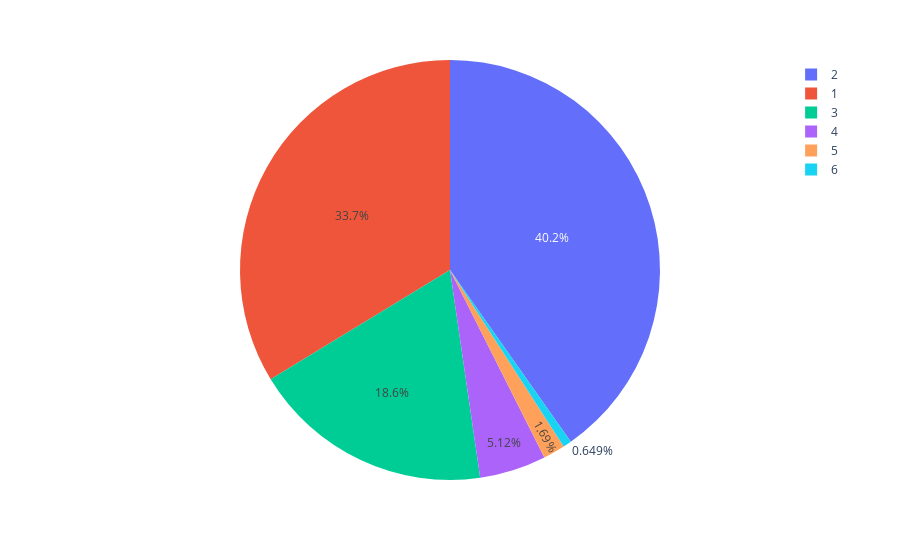

This figure's notebook cell:
### Code cell
data = pd.DataFrame(df_msk['Количество комнат'].value_counts())
px.pie(data, values='Количество комнат', names=data.index)

### Figure 1 — Plotly figure (JSON) as saved in the notebook; plotly's stock layout.template omitted (floating-point values rounded to 4 significant figures)
{"data": [{"domain": {"x": [0, 1], "y": [0, 1]}, "hovertemplate": "index=%{label}<br>Количество комнат=%{value}<extra></extra>", "labels": [2, 1, 3, 4, 5, 6], "legendgroup": "", "name": "", "showlegend": true, "type": "pie", "values": [7942, 6653, 3668, 1011, 333, 128]}], "layout": {"legend": {"tracegroupgap": 0}, "margin": {"t": 60}}}
